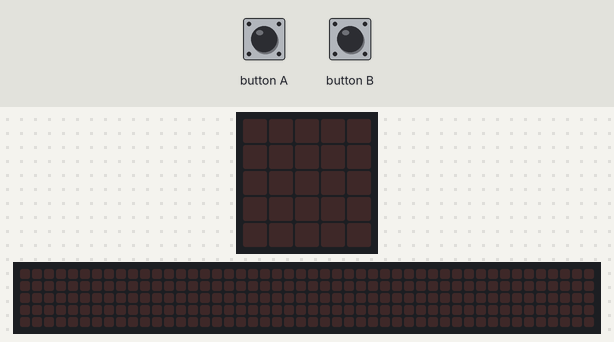
Simulated run of this program. Board: BBC micro:bit (MakeCode). Shown: the board's 5×5 LED display, a strip that is not on the board, showing the scrolling text unrolled. The inputs (shaded band) are chosen by the test bench. The 48×5 strip is a reading aid, not a part: it shows the text the display is scrolling, unrolled, one strip-width of it at a time.

Above: at 1.2 s.
1.3 s: button A pressed for 0.15 s
At 2.0 s:
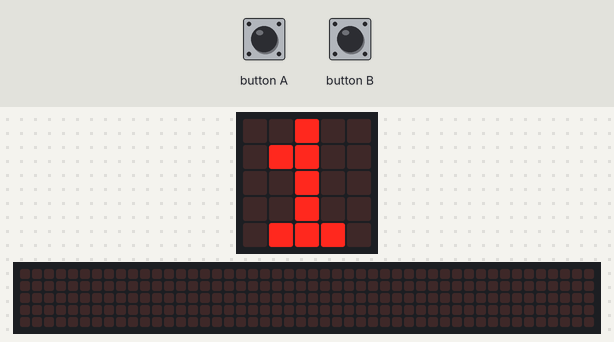
At 25.5 s:
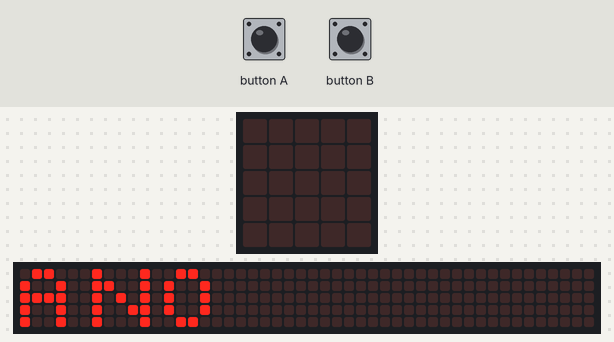

Measured:
- after the input at 1.3 s, the display: changes after 0.15 s (image 1)
- what the display in image 1 shows lasts 0.7 s, from 1.5 s to 2.2 s

The program:

main.ts
```typescript
let EsLunes = false
let tengoClase = false
let es_sábado = false
input.onButtonPressed(Button.A, function () {
    basic.showNumber(1)
    basic.showString("Lunes")
    EsLunes = true
    tengoClase = true
    if (EsLunes == true) {
        if (tengoClase == true) {
            basic.showString("ME LEVANTO TEMPRANO ")
        } else {
            basic.showString("ME LEVANTO TARDE ")
        }
    } else {
        basic.showString("DUERMO HASTA TARDE ")
    }
})
input.onButtonPressed(Button.B, function () {
    basic.showNumber(2)
    basic.showString("Sábado ")
    es_sábado = true
    es_sábado = true
    if (es_sábado == true) {
        if (es_sábado == true) {
            basic.showString("ME LEVANTO TARDE ")
        } else {
            basic.showString("ME LEVANTO TEMPRANO ")
        }
    } else {
        basic.showString("DUERMO MÁS TEMPRANO ")
    }
})
```

test.ts
```typescript
// tests go here; this will not be compiled when this package is used as an extension.
```
